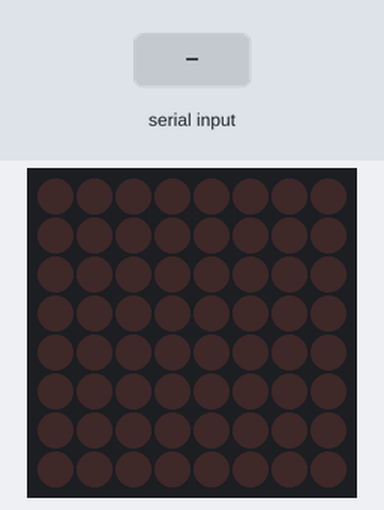
Recording of a sketch running on a simulated Arduino Uno, built with avr-gcc and run on an emulated ATmega328P. On the bench: 8×8 LED matrix. The inputs (shaded band) are chosen by the test bench.

Above: at 1.2 s.
1.3 s: "x" received over Serial
At 1.7 s:
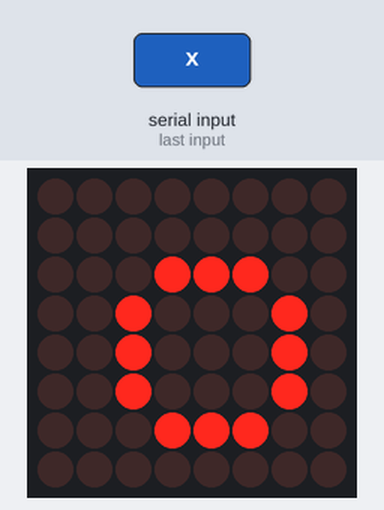
At 11.8 s:
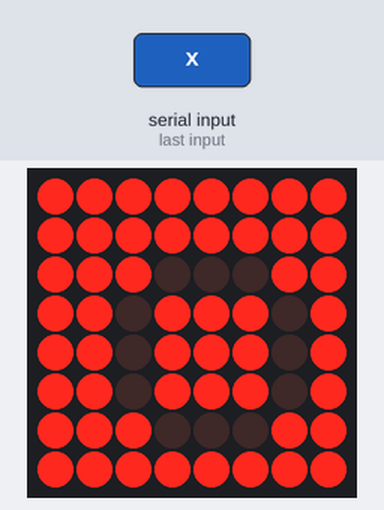
Timing chart, 0 to 13.3 s (numbered marks = the images above; inputs shaded):
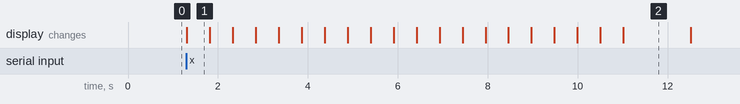

Measured:
- after the input at 1.3 s, the display: changes at once (image 1)
- what the display in image 1 shows lasts 0.5 s, from 1.3 s to 1.8 s

The sketch:

blinker_bluetooth.ino
```cpp
/*
   blinker bluetooth light
   With this circuit we are able to control a 8x8 matrix led using
   the max7219 chip to send the data.
   w = up arrow
   s = down arrow
   a = left arrow
   d = right arrow
   h = heart
   x = blinker stop
  circuit:
   Arduino board
   8x8 matrix
   max7219 led display driver
   hc-05 or hc-06 serial bluetooth module
   5v power source

  connections:
   pin 12 is connected to the din
   pin 11 is connected to the CLK
   pin 10 is connected to cs
   pin 0 is connected to TX from bluetooth
   pin 1 is connected to RX from bluetooth

   Yeffri J. Salazar
   Xibalba Hackerspace, August 2019.
*/
#include "LedControl.h"

LedControl lc = LedControl(12, 11, 10, 1);

int delaytime = 500; // delay between change the blinker stop signs

const byte IMAGES[][8] = {
  {
    B00000000,
    B00001000,
    B00011100,
    B00111110,
    B01111111,
    B00011100,
    B00011100,
    B00011100
  }, {
    B00000000,
    B00011100,
    B00011100,
    B00011100,
    B01111111,
    B00111110,
    B00011100,
    B00001000
  }, {
    B00000000,
    B00001000,
    B00001100,
    B01111110,
    B01111111,
    B01111110,
    B00001100,
    B00001000
  }, {
    B00000000,
    B00001000,
    B00011000,
    B00111111,
    B01111111,
    B00111111,
    B00011000,
    B00001000
  }, {
    B00000000,
    B00100010,
    B01110111,
    B01111111,
    B01111111,
    B00111110,
    B00011100,
    B00001000
  }, {
    B00000000,
    B00000000,
    B00011100,
    B00100010,
    B00100010,
    B00100010,
    B00011100,
    B00000000
  }, {
    B11111111,
    B11111111,
    B11100011,
    B11011101,
    B11011101,
    B11011101,
    B11100011,
    B11111111
  }
};

void displayImage(const byte* image) {
  for (int i = 0; i < 8; i++) {
    for (int j = 0; j < 8; j++) {
      lc.setLed(0, i, j, bitRead(image[i], 7 - j));
    }
  }
}


void setup() {
  /*
    The MAX72XX is in power-saving mode on startup,
    we have to do a wakeup call
  */
  /* Set the brightness to a medium values */
  lc.setIntensity(0, 8);
  /* and clear the display */
  lc.clearDisplay(0);
  Serial.begin(9600);

}

void loop() {
  while (Serial.available() > 0 ) {
    char a = char(Serial.read());
    lc.shutdown(0, false);
    if (a == 'a') {
      displayImage(IMAGES[0]);
    } else if (a == 'w') {
      displayImage(IMAGES[0]);
    } else if (a == 's') {
      displayImage(IMAGES[1]);
    } else if (a == 'd') {
      displayImage(IMAGES[2]);
    } else if (a == 'a') {
      displayImage(IMAGES[3]);
    } else if (a == 'h') {
      displayImage(IMAGES[4]);
    } else if (a == 'x') {
      for (int i = 0; i < 10; i++) {
        displayImage(IMAGES[5]);
        delay(delaytime);
        displayImage(IMAGES[6]);
        delay(delaytime);
      }
    }
    delay(1000);
    lc.shutdown(0, true);
  }
}
```
